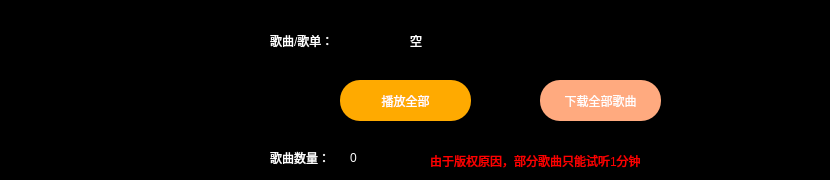
                <widget class="QFrame" name="frame_17">
                 <property name="styleSheet">
                  <string notr="true">background-color: rgb(0, 0, 0);</string>
                 </property>
                 <property name="frameShape">
                  <enum>QFrame::StyledPanel</enum>
                 </property>
                 <property name="frameShadow">
                  <enum>QFrame::Raised</enum>
                 </property>
                 <widget class="QLabel" name="label_17">
                  <property name="geometry">
                   <rect>
                    <x>50</x>
                    <y>20</y>
                    <width>141</width>
                    <height>141</height>
                   </rect>
                  </property>
                  <property name="styleSheet">
                   <string notr="true">border-image: url(:/background/pushubottom/question.png);
</string>
                  </property>
                  <property name="text">
                   <string/>
                  </property>
                 </widget>
                 <widget class="QPushButton" name="pushButton">
                  <property name="geometry">
                   <rect>
                    <x>340</x>
                    <y>80</y>
                    <width>131</width>
                    <height>41</height>
                   </rect>
                  </property>
                  <property name="styleSheet">
                   <string notr="true">#pushButton

{
background-color: rgb(255, 170, 0);
border:none;
border-radius:20px;
font: 12pt &quot;华文楷体&quot;;
color: rgb(255, 255, 255);
}
</string>
                  </property>
                  <property name="text">
                   <string>播放全部</string>
                  </property>
                 </widget>
                 <widget class="QPushButton" name="pushButton_16">
                  <property name="geometry">
                   <rect>
                    <x>540</x>
                    <y>80</y>
                    <width>121</width>
                    <height>41</height>
                   </rect>
                  </property>
                  <property name="styleSheet">
                   <string notr="true">#pushButton_16

{
	background-color: rgb(255, 170, 127);
border:none;
border-radius:20px;
font: 9pt &quot;华文楷体&quot;;
color: rgb(255, 255, 255);
}
</string>
                  </property>
                  <property name="text">
                   <string>下载全部歌曲</string>
                  </property>
                 </widget>
                 <widget class="QLabel" name="label_90">
                  <property name="geometry">
                   <rect>
                    <x>270</x>
                    <y>30</y>
                    <width>131</width>
                    <height>21</height>
                   </rect>
                  </property>
                  <property name="styleSheet">
                   <string notr="true">font: 15pt &quot;华文楷体&quot;;
color: rgb(255, 255, 255);</string>
                  </property>
                  <property name="text">
                   <string>歌曲/歌单：</string>
                  </property>
                 </widget>
                 <widget class="QLabel" name="label_54">
                  <property name="geometry">
                   <rect>
                    <x>410</x>
                    <y>30</y>
                    <width>411</width>
                    <height>21</height>
                   </rect>
                  </property>
                  <property name="styleSheet">
                   <string notr="true">font: 15pt &quot;华文楷体&quot;;
color: rgb(255, 255, 255);</string>
                  </property>
                  <property name="text">
                   <string>空</string>
                  </property>
                 </widget>
                 <widget class="QLabel" name="label_55">
                  <property name="geometry">
                   <rect>
                    <x>270</x>
                    <y>150</y>
                    <width>72</width>
                    <height>15</height>
                   </rect>
                  </property>
                  <property name="styleSheet">
                   <string notr="true">font: 9pt &quot;华文楷体&quot;;
color: rgb(255, 255, 255);</string>
                  </property>
                  <property name="text">
                   <string>歌曲数量：</string>
                  </property>
                 </widget>
                 <widget class="QLabel" name="label_56">
                  <property name="geometry">
                   <rect>
                    <x>350</x>
                    <y>150</y>
                    <width>72</width>
                    <height>15</height>
                   </rect>
                  </property>
                  <property name="styleSheet">
                   <string notr="true">font: 9pt &quot;华文楷体&quot;;
color: rgb(255, 255, 255);</string>
                  </property>
                  <property name="text">
                   <string>0</string>
                  </property>
                 </widget>
                 <widget class="QLabel" name="label_57">
                  <property name="geometry">
                   <rect>
                    <x>430</x>
                    <y>150</y>
                    <width>331</width>
                    <height>21</height>
                   </rect>
                  </property>
                  <property name="styleSheet">
                   <string notr="true">font: 11pt &quot;华文楷体&quot;;
color: rgb(255, 0, 0);</string>
                  </property>
                  <property name="text">
                   <string>由于版权原因，部分歌曲只能试听1分钟</string>
                  </property>
                 </widget>
                </widget>
